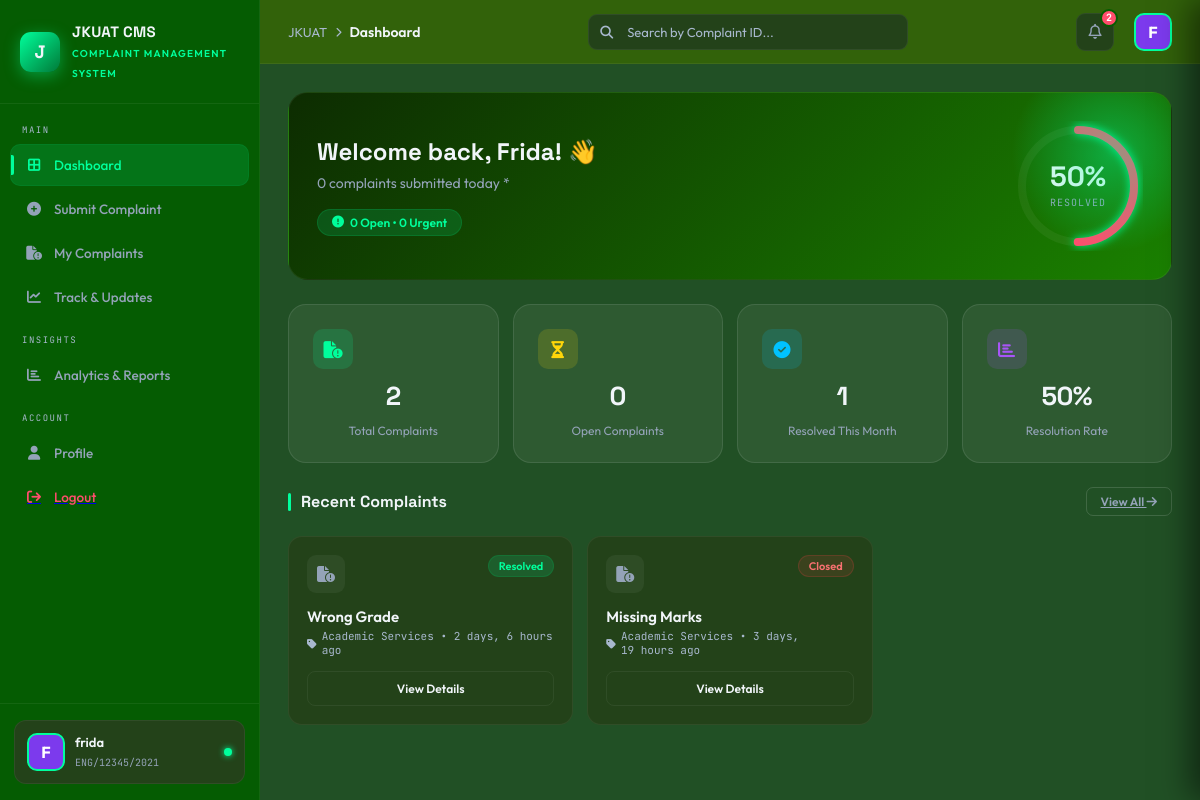
Screenshot of /accounts/client/dashboard/ (signed in) with the database file from the repository.
### accounts/models.py (models this page shows, shortened)
class Profile(models.Model):
    user = models.OneToOneField(User, on_delete=models.CASCADE, related_name='profile')
    reg_id = models.CharField(
        max_length=50,
        unique=True,
        blank=True,
        null=True,
        verbose_name="Registration / Staff ID"
    )
    full_name = models.CharField(max_length=150, blank=True)
    phone = models.CharField(max_length=15, blank=True)
    department = models.CharField(max_length=100, blank=True)
    ROLE_CHOICES = [
        ('complainant', 'Complainant'),
        ('officer', 'Departmental Officer'),
        ('dean', 'Dean'),
    ]
    role = models.CharField(max_length=20, choices=ROLE_CHOICES, default='complainant')
    class Meta:
        verbose_name = "User Profile"
        verbose_name_plural = "User Profiles"

class Complaint(models.Model):
    STATUS_CHOICES = [
        ('open', 'Open'),
        ('in_progress', 'In Progress'),
        ('resolved', 'Resolved'),
        ('closed', 'Closed'),
        ('escalated', 'Escalated'),
    ]
    PRIORITY_CHOICES = [
        ('low', 'Low'),
        ('medium', 'Medium'),
        ('high', 'High'),
        ('urgent', 'Urgent'),
    ]
    CATEGORY_CHOICES = [
        ('academic', 'Academic Services'),
        ('ict', 'ICT & Infrastructure'),
        ('hostel', 'Hostel & Accommodation'),
        ('finance', 'Finance & Fees'),
        ('library', 'Library Services'),
        ('health', 'Health & Wellness'),
        ('other', 'Other'),
    ]
    complaint_id = models.CharField(max_length=20, unique=True, editable=False)
    complainant = models.ForeignKey(
        User,
        on_delete=models.CASCADE,
        related_name='complaints_made'
    )
    title = models.CharField(max_length=255)
    description = models.TextField()
    category = models.CharField(max_length=50, choices=CATEGORY_CHOICES, default='other')
    department = models.ForeignKey(
        Department,
        on_delete=models.SET_NULL,
        null=True,
        blank=True,
        related_name='department_complaints'
    )
    priority = models.CharField(max_length=20, choices=PRIORITY_CHOICES, default='medium')
    status = models.CharField(max_length=20, choices=STATUS_CHOICES, default='open')
    assigned_to = models.ForeignKey(
        User,
        on_delete=models.SET_NULL,
        null=True,
        blank=True,
        related_name='assigned_complaints'
    )
    date_submitted = models.DateTimeField(auto_now_add=True)
    date_updated = models.DateTimeField(auto_now=True)
    date_resolved = models.DateTimeField(null=True, blank=True)
    resolution_time_days = models.FloatField(null=True, blank=True, editable=False)

### accounts/views.py (the view)
# urls.py: path('client/dashboard/', views.client_dashboard, name='client_dashboard'),
@login_required
def client_dashboard(request):
    user = request.user
    today = timezone.now().date()
    user_complaints = Complaint.objects.filter(complainant=user)
    total_complaints = user_complaints.count()
    open_complaints = user_complaints.filter(status__in=['open', 'in_progress']).count()
    urgent_complaints = user_complaints.filter(
        status__in=['open', 'in_progress'],
        priority='urgent'
    ).count()
    resolved_this_month = user_complaints.filter(
        status='resolved',
        date_resolved__gte=today.replace(day=1)
    ).count()
    today_complaints = user_complaints.filter(date_submitted__date=today).count()
    resolved_complaints = user_complaints.filter(status='resolved').count()
    resolution_percentage = 0
    if total_complaints > 0:
        resolution_percentage = round((resolved_complaints / total_complaints) * 100)
    avg_resolution = user_complaints.filter(
        status='resolved',
        date_resolved__isnull=False
    ).annotate(
        resolution_time=ExpressionWrapper(
            F('date_resolved') - F('date_submitted'),
            output_field=fields.DurationField()
        )
    ).aggregate(avg=Avg('resolution_time'))['avg']
    avg_resolution_days = round(avg_resolution.total_seconds() / (3600 * 24), 1) if avg_resolution else 0.0
    recent_complaints = user_complaints.select_related('department')\
                        .order_by('-date_submitted')[:6]
    context = {
        'total_complaints': total_complaints,
        'open_complaints': open_complaints,
        'urgent_complaints': urgent_complaints,
        'resolved_this_month': resolved_this_month,
        'today_complaints': today_complaints,
        'avg_resolution': avg_resolution_days,
        'resolution_percentage': resolution_percentage,
        'recent_complaints': recent_complaints,
    }
    return render(request, 'clients/dashboard.html', context)

### accounts/context_processors.py (called while the page is built)
def notifications(request):
    if request.user.is_authenticated:
        unread_notifications = Notification.objects.filter(recipient=request.user, is_read=False).order_by('-created_at')
        all_notifications = Notification.objects.filter(recipient=request.user).order_by('-created_at')[:20] # Last 20 notifications
        return {
            'unread_notifications_count': unread_notifications.count(),
            'notifications_list': all_notifications
        }
    return {
        'unread_notifications_count': 0,
        'notifications_list': []
    }

### accounts/templates/clients/dashboard.html (shortened to what this page needs)
{% extends "clients/base.html" %}
{% block breadcrumb %}Dashboard{% endblock %}
{% block content %}
<div class="page-wrap active" id="page-dashboard">
    <div class="welcome-banner">
        <div>
            <div class="wb-title">
                Welcome back, {{ request.user.get_full_name|default:request.user.username }}! 👋
            </div>
            <div class="wb-sub">
                {{ today_complaints|default:0 }} complaints submitted today *
            </div>
            <div class="wb-pill">
                <i class="fa-solid fa-circle-exclamation"></i>
                {{ open_complaints|default:0 }} Open • {{ urgent_complaints|default:0 }} Urgent
            </div>
        </div>
        <div class="progress-ring-wrap">
            <svg class="pr-svg" width="130" height="130" viewBox="0 0 130 130">
                <circle class="pr-bg" cx="65" cy="65" r="56" stroke-width="8" fill="none"/>
                <circle class="pr-circle"
                        id="mainRing"
                        cx="65"
                        cy="65"
                        r="56"
                        stroke-width="8"
                        fill="none"
                        stroke-dasharray="351.86"
                        stroke-dashoffset="351.86"
                        style="stroke: {% if resolution_percentage >= 80 %}#00ff9c{% elif resolution_percentage >= 60 %}#ffd60a{% else %}#ff4d6d{% endif %};
                               transition: stroke-dashoffset 1.5s ease-in-out;">
                </circle>
            </svg>
            <div class="pr-text">
                <span class="pr-pct" id="mainPct">0%</span>
                <span class="pr-lbl">Resolved</span>
            </div>
        </div>
    </div>
    <div class="stat-grid">
        <div class="stat-card">
            <div class="stat-icon" style="background:var(--green-dim);color:var(--green)">
                <i class="fa-solid fa-file-circle-exclamation"></i>
            </div>
            <div class="stat-val">{{ total_complaints|default:0 }}</div>
            <div class="stat-lbl">Total Complaints</div>
        </div>
        <div class="stat-card">
            <div class="stat-icon" style="background:var(--gold-dim);color:var(--gold)">
                <i class="fa-solid fa-hourglass-half"></i>
            </div>
            <div class="stat-val">{{ open_complaints|default:0 }}</div>
            <div class="stat-lbl">Open Complaints</div>
        </div>
        <div class="stat-card">
            <div class="stat-icon" style="background:rgba(0,194,255,0.15);color:var(--blue)">
                <i class="fa-solid fa-check-circle"></i>
            </div>
            <div class="stat-val">{{ resolved_this_month|default:0 }}</div>
            <div class="stat-lbl">Resolved This Month</div>
        </div>
        <div class="stat-card">
            <div class="stat-icon" style="background:rgba(168,85,247,0.15);color:var(--purple)">
                <i class="fa-solid fa-chart-bar"></i>
            </div>
            <div class="stat-val">{{ resolution_percentage|default:0 }}%</div>
            <div class="stat-lbl">Resolution Rate</div>
        </div>
    </div>
    <div class="section-hdr">
        <div class="section-title">Recent Complaints</div>
        <a href="{% url 'accounts:my_complaints' %}" class="btn-sm btn-outline">
            View All <i class="fa-solid fa-arrow-right"></i>
        </a>
    </div>
    <div class="clearance-grid">
        {% for complaint in recent_complaints %}
        <div class="cl-card">
            <div class="cl-top">
                <div class="cl-icon"><i class="fa-solid fa-file-circle-exclamation"></i></div>
                <span class="badge-pill
                    {% if complaint.status == 'resolved' %}pill-green
                    {% elif complaint.status == 'in_progress' %}pill-gold
                    {% else %}pill-red{% endif %}">
                    {{ complaint.get_status_display|default:complaint.status|title }}
                </span>
            </div>
            <div class="cl-name">{{ complaint.title }}</div>
            <div class="cl-time">
                <i class="fa-solid fa-tag"></i> {{ complaint.get_category_display|default:complaint.category|title }} •
                {{ complaint.date_submitted|timesince }} ago
            </div>
            <button class="verify-btn"
                    onclick="location.href='{% url 'accounts:complaint_detail' complaint.complaint_id %}'">
                View Details
            </button>
        </div>
        {% endfor %}
    </div>
</div>
{% endblock %}

### accounts/templates/clients/base.html (shortened to what this page needs)
{% load static %}
<!DOCTYPE html>
<html lang="en">
<head>
    <link rel="stylesheet" href="https://cdnjs.cloudflare.com/ajax/libs/font-awesome/6.4.0/css/all.min.css">
</head>
<body>
    <div class="shell">
        <aside class="sidebar" id="sidebar">
            <div class="brand">
                <div class="brand-logo">J</div>
                <div class="brand-info">
                    <h2>JKUAT CMS</h2>
                    <span>Complaint Management System</span>
                </div>
            </div>
            <div class="nav-links">
                <div class="nav-section">MAIN</div>
                <a href="{% url 'accounts:client_dashboard' %}" class="nav-item {% if request.resolver_match.url_name == 'client_dashboard' %}active{% endif %}">
                    <i class="fa-solid fa-border-all"></i> Dashboard
                </a>
                <a href="{% url 'accounts:submit_complaint' %}" class="nav-item {% if request.resolver_match.url_name == 'submit_complaint' %}active{% endif %}">
                    <i class="fa-solid fa-plus-circle"></i> Submit Complaint
                </a>
                <a href="{% url 'accounts:my_complaints' %}" class="nav-item {% if request.resolver_match.url_name == 'my_complaints' %}active{% endif %}">
                    <i class="fa-solid fa-file-circle-exclamation"></i> My Complaints
                </a>
                <a href="{% url 'accounts:track_complaints' %}" class="nav-item {% if request.resolver_match.url_name == 'track_complaints' %}active{% endif %}">
                    <i class="fa-solid fa-chart-line"></i> Track & Updates
                </a>
                <div class="nav-section">INSIGHTS</div>
                <a href="{% url 'accounts:client_analytics' %}" class="nav-item {% if request.resolver_match.url_name == 'client_analytics' %}active{% endif %}">
                    <i class="fa-solid fa-chart-bar"></i> Analytics & Reports
                </a>
                <div class="nav-section">ACCOUNT</div>
                <a href="{% url 'accounts:profile' %}" class="nav-item {% if request.resolver_match.url_name == 'profile' %}active{% endif %}">
                    <i class="fa-solid fa-user"></i> Profile
                </a>
                <a href="{% url 'accounts:user_logout' %}"><div class="nav-item logout"><i class="fa-solid fa-arrow-right-from-bracket"></i> Logout</div></a>
            </div>
            <div class="sidebar-footer">
                <div class="student-card">
                    <div class="student-avatar">{{ request.user.username|first|upper }}</div>
                    <div class="student-info">
                        <h4>{{ request.user.username|default:"Alex Mutua" }}</h4>
                        <span>{{ request.user.profile.reg_id|default:"ENG/12345/2021" }}</span>
                    </div>
                    <div class="online-dot"></div>
                </div>
            </div>
        </aside>
        <main class="main">
            <header class="topbar">
                <div class="topbar-left">
                    <div class="page-breadcrumb">
                        <span>JKUAT</span>
                        <i class="fa-solid fa-chevron-right" style="font-size:10px;color:var(--txt3)"></i>
                        <strong>{% block breadcrumb %}Dashboard{% endblock %}</strong>
                    </div>
                </div>
                <form action="{% url 'accounts:global_search' %}" method="GET" class="search-wrap">
                    <i class="fa-solid fa-magnifying-glass"></i>
                    <input type="text" name="q" placeholder="Search by Complaint ID..." id="globalSearch">
                </form>
                <div class="topbar-right">
                    <div class="icon-btn" onclick="toggleNotif()">
                        <i class="fa-regular fa-bell"></i>
                        {% if unread_notifications_count > 0 %}
                        <span class="notif-dot">{{ unread_notifications_count }}</span>
                        {% endif %}
                    </div>
                    <div class="avatar-btn" onclick="location.href='{% url 'accounts:profile' %}'">{{ request.user.username|first|upper }}</div>
                </div>
            </header>
            {% block content %}{% endblock %}
        </main>
    </div>
</body>
</html>

### rows the page displays
Complaint: status "Resolved", title "Wrong Grade", category "Academic Services", date_submitted "2 days, 6 hours"
Complaint: status "Closed", title "Missing Marks", category "Academic Services", date_submitted "3 days, 19 hours"

### other values shown
{{ request.user.username|first|upper }} "F"
{{ request.user.username|default:"Alex Mutua" }} "frida"
{{ request.user.profile.reg_id|default:"ENG/12345/2021" }} "ENG/12345/2021"
{{ unread_notifications_count }} "2"
{{ request.user.get_full_name|default:request.user.username }} "Frida"
{{ today_complaints|default:0 }} "0"
{{ open_complaints|default:0 }} "0"
{{ urgent_complaints|default:0 }} "0"
{{ total_complaints|default:0 }} "2"
{{ resolved_this_month|default:0 }} "1"
{{ resolution_percentage|default:0 }} "50"
